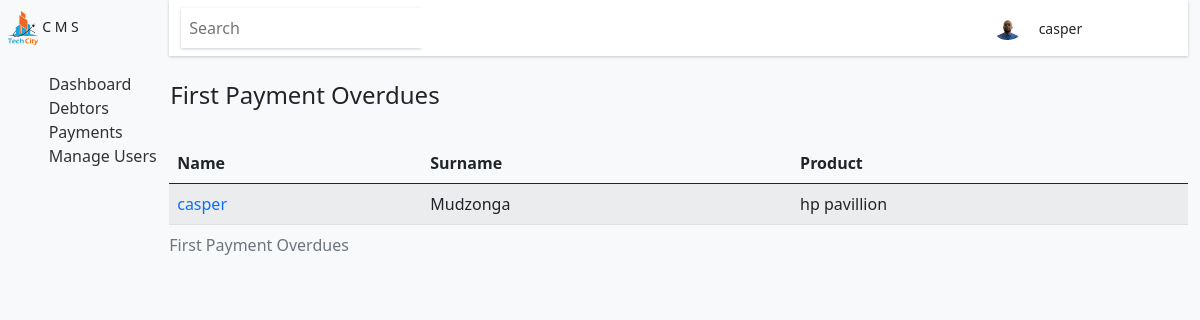
The page /overdues/firstOverdues (signed in) on the database its author committed.
### base/models.py (models this page shows, shortened)
class User(AbstractUser):
    position = models.CharField(max_length=50)
    image = models.ImageField(upload_to='profile', blank = True, default = 'profile/avatar.svg')
    USERNAME_FIELD = 'username'
    REQUIRED_FIELDS = []

class Debtor(models.Model):
    user = models.ForeignKey("base.User", on_delete=models.CASCADE)
    name = models.CharField(max_length=50)
    maiden = models.CharField(max_length=50, null = True, blank = True)
    surname = models.CharField(max_length=50)
    gender = models.CharField(max_length=50, choices = gender)
    address = models.CharField(max_length=50)
    phonenumber = models.CharField(max_length=10)
    id_number = models.CharField(max_length=14)
    is_fully_paid = models.CharField(max_length=50, default = 'no', null=True, blank = True)
    status = models.CharField(max_length=50, default = '', blank = True )
    created = models.DateField(auto_now_add=True)
    first_payment_date = models.DateField(default = date.today() + timedelta(days=30), null = True)
    second_payment_date = models.DateField(default = date.today() + timedelta(days=60), null = True)
    final_payment_date = models.DateField(default = date.today() + timedelta(days=90), null = True)
    @property
    def due_in_thirty(self):
        debtor_due = Debtor.objects.filter(first_payment_date__lte = date.today()) & Debtor.objects.filter(product__first_payment__lte = 0)
        return debtor_due

class Product(models.Model):
    debtor = models.OneToOneField("base.Debtor", on_delete=models.CASCADE, primary_key=True)
    product = models.CharField(max_length=50)
    product_sn = models.CharField(max_length=50)
    product_amount = models.DecimalField(max_digits=6, decimal_places=2, null = True, blank = True, default= 0)
    deposit = models.DecimalField(max_digits=5, decimal_places=2, null = True, blank = True, default= 0)
    product_details = models.CharField(max_length= 100)
    first_payment = models.DecimalField(max_digits=6, decimal_places=2,  default= 0)
    second_payment = models.DecimalField(max_digits=6, decimal_places=2,   default= 0)
    final_payment = models.DecimalField(max_digits=6, decimal_places=2, default= 0)
    total = models.DecimalField(max_digits=6, decimal_places=2, blank = True, null = True, default= 0)
    created = models.DateField(auto_now_add=True, null = True)
    updated = models.DateField(auto_now=True, null = True)
    def __str__(self):
        return self.product

### base/views.py (the view)
# urls.py: path('overdues/firstOverdues', views.firstOverdues, name='firstOverdues'),
@login_required(login_url = 'login')
def firstOverdues(request):
    overdues = Debtor()
    context = {
        'overdue_thirty':overdues.due_in_thirty,
    }
    return render(request, 'debtors/overdues/firstOverdues.html', context)

### Templates/debtors/overdues/firstOverdues.html (shortened to what this page needs)
{% extends 'base/base.html' %}
{% load static %}
{% block content %}
<div class="dash">
    {% include 'base/aside.html' %}
    <div class="center-panel">
        {% include 'base/header.html' %}
        <section class="main-app-area mt-4">
            <div class="container">
                <div class="heading d-flex justify-content-between align-items-center mb-4">
                    <h4>First Payment Overdues</h4>
                </div>
                    <table class="table table-striped table-responsive table-hover">
                        <caption>First Payment Overdues</caption>
                        <thead>
                            <th>Name</th>
                            <th>Surname</th>
                            <th>Product</th>
                        </thead>
                        <tbody>
                            {% for overdue in overdue_thirty %}
                            <tr>
                                <td><a href="{% url 'debtor' overdue.id %}" style="text-decoration:none;">{{overdue.name}}</a></td>
                                <td>{{overdue.surname}}</td>
                                <td>{{overdue.product}}</td>
                            </tr>
                            {% endfor %}
                        </tbody>
                    </table>
        </section>
</div>
{% endblock content %}

### Templates/base/header.html (shortened to what this page needs)
{% load static %}
<header class="container d-none d-lg-block d-xl-block">
    <nav class="navbar">
        <div class="container">
            <div class="search d-flex align-items-center">
                <form action="" method="get" class="d-flex">
                    <input type="search" value="" name="q" placeholder="Search" class="py-2 px-2">
                    <button style="background:#fff !important ;" class="btn  btn-sm" type="submit">
                        <i class="bi bi-search text-dark"></i>
                    </button>
                </form>
            </div>
            <div class=" user-notifications px-4 d-flex align-items-center">
                <img src="{{user.image.url}}" alt="image" width="30px">
                <small class="px-3">{{user.username}}</small>
                <small><i class="bi bi-bell" onclick="notficationsShow();"></i></small>
                <small><i class="bi bi-gear px-3" onclick="settingsShow();"></i></small>
            </div>
        </div>
    </nav>
</header>

### static/css/main.css (style rules this page uses)
.dash .center-panel { width:199%; }
.navbar { box-shadow: 0 1px 3px rgba(0, 0, 0, 0.2); background: #fff !important; }
.navbar i { cursor: pointer; }
.search { box-shadow: 0 1px 3px rgba(0, 0, 0, 0.2); width: 240px; }
.search input { border: none; }
.dash { display:flex; flex-direction: row; }

### Templates/base/base.html (style rules this page uses)
body { background:#f8f9fa; }

### Templates/base/aside.html (style rules this page uses)
.user-notifications img { border-radius: 50%; }
.heading { border: 1px solid #f8f9fa ; }

### rows shown on the page
User: image (picture), username "casper"
Debtor: name "casper", surname "Mudzonga", product "hp pavillion"
